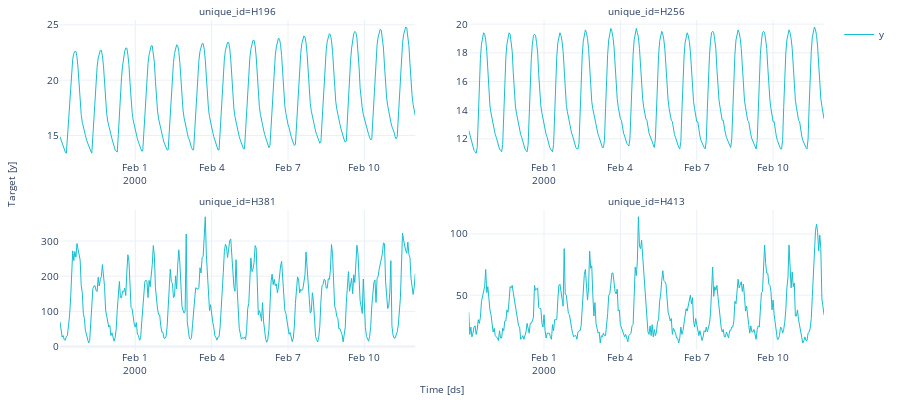

Notebook source saved alongside this figure:
### Code cell
fig = plot_series(df, max_insample_length=24 * 14, engine="plotly")
fig

### Figure 1 — Plotly figure (JSON) as saved in the notebook; plotly's stock layout.template omitted (floating-point values rounded to 4 significant figures; data arrays with more than 128 entries replaced by an {"elided": "..."} marker saying what was removed)
{"data": [{"legendgroup": "y", "line": {"color": "#17becf", "width": 1}, "mode": "lines", "name": "y", "showlegend": true, "x": {"elided": "336 str values"}, "y": {"elided": "336 float values"}, "type": "scatter", "xaxis": "x", "yaxis": "y"}, {"legendgroup": "y", "line": {"color": "#17becf", "width": 1}, "mode": "lines", "name": "y", "showlegend": false, "x": {"elided": "336 str values"}, "y": {"elided": "336 float values"}, "type": "scatter", "xaxis": "x2", "yaxis": "y2"}, {"legendgroup": "y", "line": {"color": "#17becf", "width": 1}, "mode": "lines", "name": "y", "showlegend": false, "x": {"elided": "336 str values"}, "y": {"elided": "336 float values"}, "type": "scatter", "xaxis": "x3", "yaxis": "y3"}, {"legendgroup": "y", "line": {"color": "#17becf", "width": 1}, "mode": "lines", "name": "y", "showlegend": false, "x": {"elided": "336 str values"}, "y": {"elided": "336 float values"}, "type": "scatter", "xaxis": "x4", "yaxis": "y4"}], "layout": {"xaxis": {"anchor": "y", "domain": [0.0, 0.465], "showticklabels": true, "visible": true}, "yaxis": {"anchor": "x", "domain": [0.575, 1.0]}, "xaxis2": {"anchor": "y2", "domain": [0.535, 1.0], "showticklabels": true, "visible": true}, "yaxis2": {"anchor": "x2", "domain": [0.575, 1.0]}, "xaxis3": {"anchor": "y3", "domain": [0.0, 0.465], "showticklabels": true, "visible": true}, "yaxis3": {"anchor": "x3", "domain": [0.0, 0.425]}, "xaxis4": {"anchor": "y4", "domain": [0.535, 1.0], "showticklabels": true, "visible": true}, "yaxis4": {"anchor": "x4", "domain": [0.0, 0.425]}, "annotations": [{"font": {"size": 10}, "showarrow": false, "text": "unique_id=H196", "x": 0.2325, "xanchor": "center", "xref": "paper", "y": 1.0, "yanchor": "bottom", "yref": "paper"}, {"font": {"size": 10}, "showarrow": false, "text": "unique_id=H256", "x": 0.7675, "xanchor": "center", "xref": "paper", "y": 1.0, "yanchor": "bottom", "yref": "paper"}, {"font": {"size": 10}, "showarrow": false, "text": "unique_id=H381", "x": 0.2325, "xanchor": "center", "xref": "paper", "y": 0.425, "yanchor": "bottom", "yref": "paper"}, {"font": {"size": 10}, "showarrow": false, "text": "unique_id=H413", "x": 0.7675, "xanchor": "center", "xref": "paper", "y": 0.425, "yanchor": "bottom", "yref": "paper"}, {"font": {"size": 10}, "showarrow": false, "text": "Time [ds]", "x": 0.5, "xanchor": "center", "xref": "paper", "y": 0, "yanchor": "top", "yref": "paper", "yshift": -30}, {"font": {"size": 10}, "showarrow": false, "text": "Target [y]", "textangle": -90, "x": 0, "xanchor": "right", "xref": "paper", "xshift": -40, "y": 0.5, "yanchor": "middle", "yref": "paper"}], "margin": {"l": 60, "r": 10, "t": 20, "b": 50}, "font": {"size": 10}, "autosize": true, "height": 400}}
